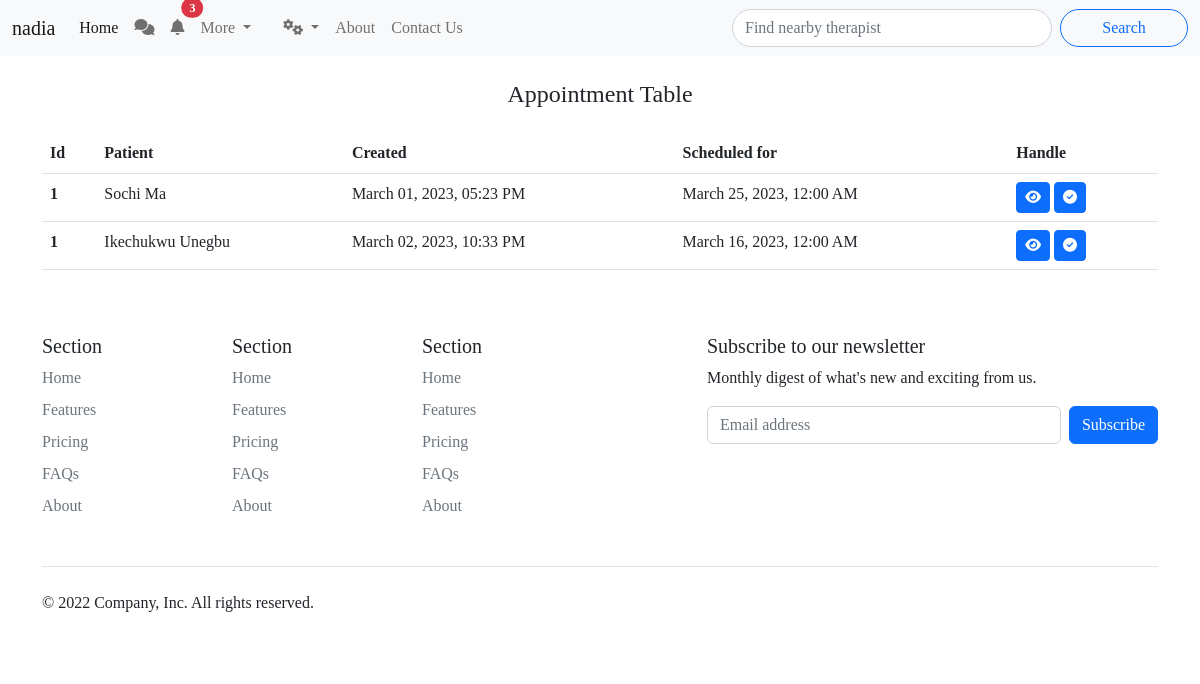
Page /medic/appointments (signed in) on the committed database.
### project/models/Appointment.py (models this page shows)
class Appointment(db.Model):
    id = db.Column(db.Integer, primary_key=True)
    therapist_id = db.Column(db.Integer)
    user_id = db.Column(db.Integer)
    location_id = db.Column(db.Integer)
    address = db.Column(db.Text)
    description = db.Column(db.Text, nullable=True)
    arrive_user = db.Column(db.DateTime, nullable=True)
    arrive_therapist = db.Column(db.DateTime, nullable=True)
    done_user = db.Column(db.DateTime, nullable=True)
    done_therapist = db.Column(db.DateTime, nullable=True)
    cancel =  db.Column(db.Integer,nullable=True, default=0)
    cancel_by =  db.Column(db.Integer,nullable=True)
    created_at = db.Column(db.DateTime, default=datetime.utcnow)
    session_date = db.Column(db.DateTime, nullable=True)

### project/models/User.py (models this page shows, shortened)
class User(UserMixin, db.Model):
    id = db.Column(db.Integer, primary_key=True)
    email = db.Column(db.String(100), unique=True)
    username = db.Column(db.String(100), unique=True)
    password = db.Column(db.String(120))
    fullname = db.Column(db.String(200))
    phone = db.Column(db.String(100))
    gender = db.Column(db.Enum(GenderEnum), nullable=True)
    access = db.Column(db.String(200), nullable=True, default='user')
    age = db.Column(db.Integer, nullable=True)
    city_id = db.Column(db.Integer, nullable=True)
    avatar = db.Column(db.String(200), nullable=True)
    govcard = db.Column(db.String(200), nullable=True)
    verified = db.Column(db.Integer(),nullable=True, default=0)
    addrss = db.Column(db.Text(), nullable=True)
    blocked = db.Column(db.Integer,nullable=True, default=0)
    bio = db.Column(db.Text(), nullable=True)
    tagline = db.Column(db.Text(), nullable=True)
    created_at = db.Column(db.DateTime, default=datetime.utcnow)

### project/Blue_Prints/Appointment/appointment.py (the view)
@appointment.route('/medic/appointments')
def medic_appointments():
    page = request.args.get('page', 1, type=int)
    appointments = Appointment.query.join(User, Appointment.user_id == User.id). \
                  filter(Appointment.therapist_id == current_user.id). \
                  paginate(page=page, per_page=10)
    for appointment in appointments.items:
        appointment.user = User.query.get(appointment.user_id)
    return render_template('/medic/appointments.html', appointments=appointments)

### project/Blue_Prints/Appointment/templates/medic/appointments.html (shortened to what this page needs)
{% extends "layouts/guest.html" %}
{% block styles %}
<link rel="stylesheet" type="text/css" href="{{ url_for('settings.static', filename='css/settings.css') }}">
<link rel="stylesheet" href="https://cdnjs.cloudflare.com/ajax/libs/font-awesome/6.3.0/css/all.min.css" />
{% endblock %}
{% block content %}
<main class="container">
    <h4 class="text-center text-dark mt-4 mb-4">Appointment Table</h4>
    <div class="table-responsive">
        <table class="table">
            <thead>
              <tr>
                <th scope="col">Id</th>
                <th scope="col">Patient</th>
                <th scope="col">Created</th>
                <th>Scheduled for</th>
                <th scope="col">Handle</th>
              </tr>
            </thead>
            <tbody>
              {% for appointment in appointments.items  %}
              <tr>
                <th scope="row">1</th>
                <td>{{appointment.user.fullname}}</td>
                <td>{{appointment.created_at.strftime('%B %d, %Y, %I:%M %p')}}</td>
                <td>{{appointment.session_date.strftime('%B %d, %Y, %I:%M %p')}}</td>
                <td>
                  <button class="btn btn-sm btn-primary" data-bs-toggle="modal" data-bs-target="#deet-{{appointment.id}}">
                    <i class="fa-solid fa-eye"></i>
                  </button>
                  <button class="btn btn-sm btn-primary" data-bs-toggle="modal" data-bs-target="#respond-{{appointment.id}}">
                    <i class="fa-solid fa-circle-check"></i>
                  </button>
                </td>
              </tr>
              {% endfor%}
            </tbody>
          </table>
    </div>
</main>
{% endblock %}

### project/static/css/index.css (style rules this page uses)
* { font-family: 'Times New Roman', Times, serif; }

### rows in the picture
Appointment: user.fullname "Sochi Ma", created_at "March 01, 2023, 05:23 PM", session_date "March 25, 2023, 12:00 AM"
Appointment: user.fullname "Ikechukwu Unegbu", created_at "March 02, 2023, 10:33 PM", session_date "March 16, 2023, 12:00 AM"

### other values in the picture
{{ notifications|length }} "3"
